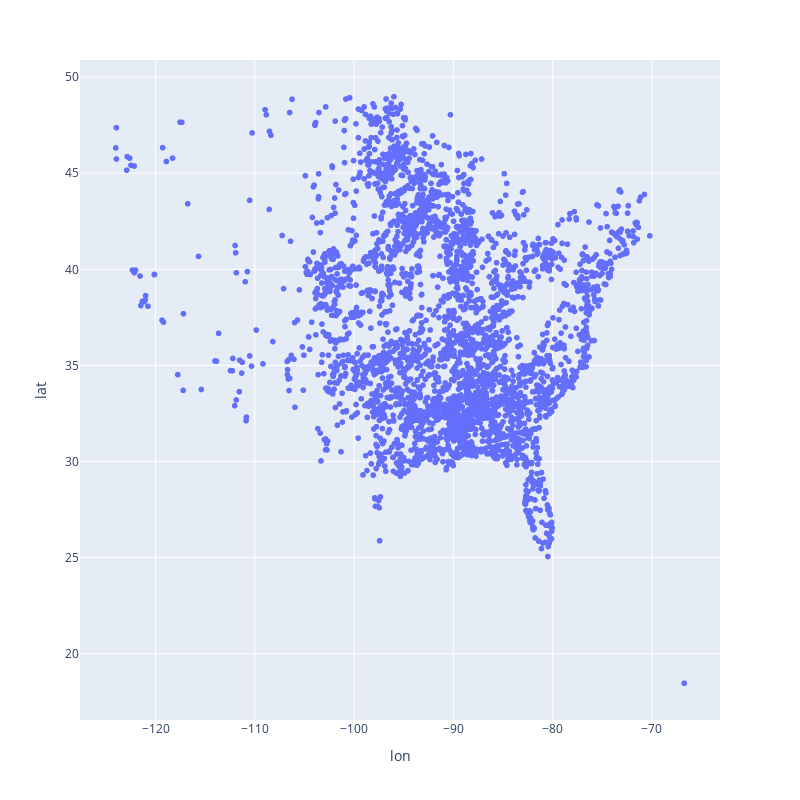

The notebook cell this image was saved under:
### Code cell
fig = px.scatter(df, x="lon", y="lat")
fig.update_layout(width=800, height=800)

### Figure 1 — Plotly figure (JSON) as saved in the notebook; plotly's stock layout.template omitted (floating-point values rounded to 4 significant figures; data arrays with more than 128 entries replaced by an {"elided": "..."} marker saying what was removed)
{"data": [{"hovertemplate": "lon=%{x}<br>lat=%{y}<extra></extra>", "legendgroup": "", "marker": {"color": "#636efa", "symbol": "circle"}, "mode": "markers", "name": "", "showlegend": false, "type": "scattergl", "x": {"elided": "3748 float values"}, "xaxis": "x", "y": {"elided": "3748 float values"}, "yaxis": "y"}], "layout": {"height": 800, "legend": {"tracegroupgap": 0}, "margin": {"t": 60}, "width": 800, "xaxis": {"anchor": "y", "domain": [0, 1], "title": {"text": "lon"}}, "yaxis": {"anchor": "x", "domain": [0, 1], "title": {"text": "lat"}}}}
